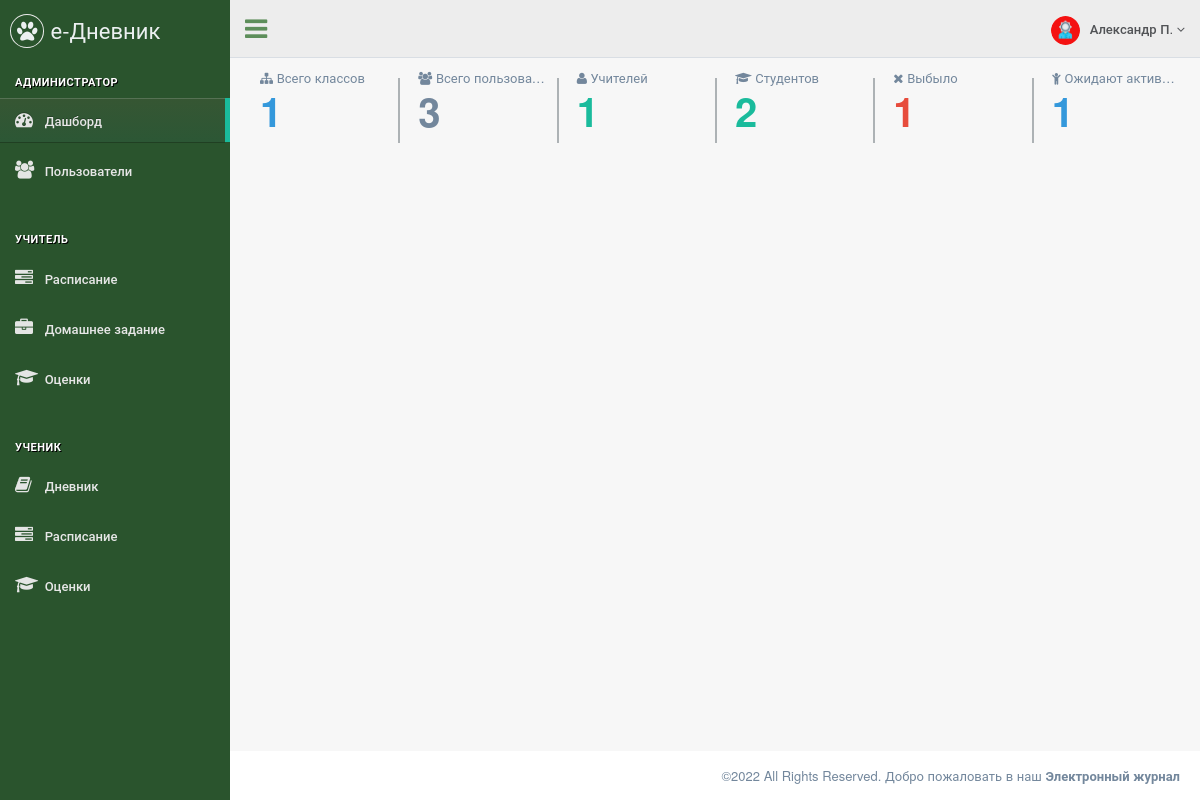
The app's page /admin/dashboard (signed in) with its own data.
### data/menu.py (models this page shows)
class Menu(ORMBase):
    __tablename__ = 'menu'
    id = sqlalchemy.Column(sqlalchemy.Integer, primary_key=True, autoincrement=True, unique=True)
    name = sqlalchemy.Column(sqlalchemy.String, nullable=True)
    section = sqlalchemy.Column(sqlalchemy.String, nullable=True)
    title = sqlalchemy.Column(sqlalchemy.String, nullable=True)
    icon = sqlalchemy.Column(sqlalchemy.String, nullable=True)
    ref = sqlalchemy.Column(sqlalchemy.String, nullable=True)
    roles = sqlalchemy.Column(sqlalchemy.String, nullable=True)
    order = sqlalchemy.Column(sqlalchemy.Integer, nullable=True)

### data/users.py (models this page shows)
class Users(ORMBase, UserMixin):
    __tablename__ = 'users'
    __json_exclude__ = set(["password"])
    id = Column(Integer, primary_key=True, autoincrement=True, unique=True)
    name = Column(String, nullable=True)
    surname = Column(String, nullable=True)
    otchestvo = Column(String, nullable=True)
    login = Column(String, nullable=True)
    password = Column(String, nullable=True)
    role = Column(String, nullable=True)
    class_id = Column(Integer, ForeignKey('classes.cl_id'), nullable=True)
    active = Column(Integer, nullable=True)

### main.py (the view)
@app.route('/admin/dashboard')
def admin_dashboard():
    db_sess = db_session.create_session()
    class_cnt = db_sess.query(Classes).count()
    teacher_cnt = db_sess.query(Users).filter(Users.role == 'teacher' and Users.active == 1).count()
    student_cnt = db_sess.query(Users).filter(Users.role == 'student' and Users.active == 1).count()
    guest_cnt = db_sess.query(Users).filter(Users.role == 'guest' and Users.active == 1).count()
    active_cnt = teacher_cnt + student_cnt
    inactive_cnt = db_sess.query(Users).filter(Users.active == 0).count()
    return render_page(['admin'], '/admin/dashboard', 'admin_dashboard.html',
                       classes=class_cnt,
                       active=active_cnt,
                       inactive=inactive_cnt,
                       teacher=teacher_cnt,
                       student=student_cnt,
                       guest=guest_cnt)

### data/db_session.py (called while the page is built)
def create_session():
    global __factory
    return __factory()

### main.py (called while the page is built)
@login_manager.user_loader
def load_user(user_id):
    db_sess = db_session.create_session()
    return db_sess.query(Users).get(user_id)

def get_menu(role):
    db_sess = db_session.create_session()
    items = db_sess.query(Menu).filter(Menu.roles.ilike(f'%{role}%')).all()
    menu = dict()
    section = ""
    for item in items:
        if item.section:
            arr = menu.get(section)
            arr.append(item)
            menu[section] = arr
        else:
            section = item.title
            menu[section] = []
    return menu

def render_page(roles, ref, template, **context):
    if not login_fresh():
        return render_403()
    else:
        db_sess = db_session.create_session()
        user = db_sess.query(Users).filter(Users.login == current_user.login and Users.active == 1).first()
        if user.role in roles:
            menu = get_menu(user.role)
            if not context:
                context = dict()
            context["menu"] = menu
            context["ref"] = ref
            context["role"] = user.role
            context["username"] = f"{user.name} {user.surname[0]}."
            return render_template(template, **context)
        else:
            return render_403()

### templates/admin_dashboard.html (shortened to what this page needs)
{% extends "page_base.html" %}
{% block content %}
<div class="row tile_count">
    <div class="col-md-2 col-sm-4 col-xs-6 tile_stats_count">
        <span class="count_top"><i class="fa fa-sitemap"></i> Всего классов</span>
        <div class="count blue">{{ classes }}</div>
    </div>
    <div class="col-md-2 col-sm-4 col-xs-6 tile_stats_count">
        <span class="count_top"><i class="fa fa-users"></i> Всего пользователей</span>
        <div class="count">{{ active }}</div>
    </div>
    <div class="col-md-2 col-sm-4 col-xs-6 tile_stats_count">
        <span class="count_top"><i class="fa fa-user"></i> Учителей</span>
        <div class="count green">{{ teacher }}</div>
    </div>
    <div class="col-md-2 col-sm-4 col-xs-6 tile_stats_count">
        <span class="count_top"><i class="fa fa-graduation-cap"></i> Студентов</span>
        <div class="count green">{{ student }}</div>
    </div>
    <div class="col-md-2 col-sm-4 col-xs-6 tile_stats_count">
        <span class="count_top"><i class="fa fa-close"></i> Выбыло</span>
        <div class="count red">{{ inactive }}</div>
    </div>
    <div class="col-md-2 col-sm-4 col-xs-6 tile_stats_count">
        <span class="count_top"><i class="fa fa-child"></i> Ожидают активации</span>
        <div class="count blue">{{ guest }}</div>
    </div>
</div>
{% endblock %}

### templates/page_base.html (shortened to what this page needs)
<!DOCTYPE html>
<html lang="en">
  <head>
    <link href="/static/vendors/bootstrap/css/bootstrap.min.css" rel="stylesheet">
    <link href="/static/vendors/font-awesome/css/font-awesome.min.css" rel="stylesheet">
    <link href="/static/vendors/nprogress/nprogress.css" rel="stylesheet">
    <link href="/static/vendors/animate.css/animate.min.css" rel="stylesheet">
    <link href="/static/vendors/datatables.net-bs/css/dataTables.bootstrap.min.css" rel="stylesheet">
    <link href="/static/vendors/datatables.net-buttons-bs/css/buttons.bootstrap.min.css" rel="stylesheet">
    <link href="/static/vendors/datatables.net-fixedheader-bs/css/fixedHeader.bootstrap.min.css" rel="stylesheet">
    <link href="/static/vendors/datatables.net-responsive-bs/css/responsive.bootstrap.min.css" rel="stylesheet">
    <link href="/static/vendors/datatables.net-scroller-bs/css/scroller.bootstrap.min.css" rel="stylesheet">
    <link href="/static/vendors/switchery/switchery.css" rel="stylesheet">
    <link href="/static/css/custom.css" rel="stylesheet">
  </head>
  <body class="nav-md">
    <div class="container body">
      <div class="main_container">
        <div class="col-md-3 left_col">
          <div class="left_col scroll-view">
            <div class="navbar nav_title" style="border: 0;">
              <a href="index.html" class="site_title"><i class="fa fa-paw"></i> <span>е-Дневник</span></a>
            </div>
            <br />
            <div id="sidebar-menu" class="main_menu_side hidden-print main_menu">
              {% for section in menu.keys() %}
                <div class="menu_section">
                  <h3>{{ section }}</h3>
                  <ul class="nav side-menu">
                    {% for item in menu.get(section) %}
                      {% if item.ref == ref %}
                        <li class="active"><a href="{{ item.ref }}"><i class="{{ item.icon }}"></i> {{ item.title }}</a></li>
                      {% else %}
                        <li><a href="{{ item.ref }}"><i class="{{ item.icon }}"></i> {{ item.title }}</a></li>
                      {% endif %}
                    {% endfor %}
                  </ul>
                </div>
              {% endfor %}
            </div>
          </div>
        </div>
        <div class="top_nav">
          <div class="nav_menu">
            <nav>
              <div class="nav toggle">
                <a id="menu_toggle"><i class="fa fa-bars"></i></a>
              </div>
              <ul class="nav navbar-nav navbar-right">
                <li class="">
                  <a href="javascript:;" class="user-profile dropdown-toggle" data-toggle="dropdown" aria-expanded="false">
                    <img src="/static/images/{{ role }}.png" alt="">{{ username }}
                    <span class=" fa fa-angle-down"></span>
                  </a>
                </li>
              </ul>
            </nav>
          </div>
        </div>
        <div id="page-content" class="right_col" role="main">
          {% block content %}{% endblock %}
        </div>
        <footer>
          <div class="pull-right">
            ©2022 All Rights Reserved. Добро пожаловать в наш <b>Электронный журнал</b>
          </div>
          <div class="clearfix"></div>
        </footer>
      </div>
    </div>
  </body>
</html>

### records on screen
Menu: title "АДМИНИСТРАТОР"
Menu: title "Дашборд"
Menu: title "Пользователи"
Menu: title "УЧИТЕЛЬ"
Menu: title "Расписание"
Menu: title "Домашнее задание"
Menu: title "Оценки"
Menu: title "УЧЕНИК"
Menu: title "Дневник"
Menu: title "Расписание"
Menu: title "Оценки"
Users: role (picture)

### other values on screen
{{ username }} "Александр П."
{{ classes }} "1"
{{ active }} "3"
{{ teacher }} "1"
{{ student }} "2"
{{ inactive }} "1"
{{ guest }} "1"
